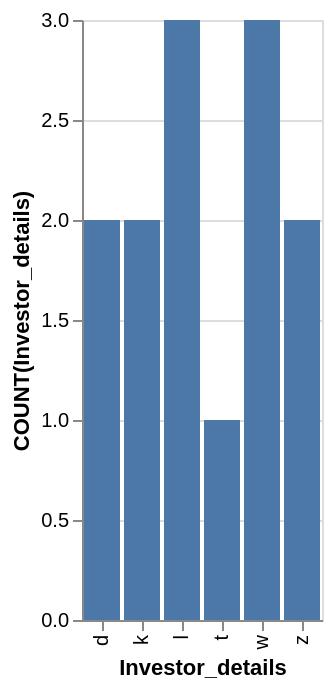

The Vega-Lite source for this figure:
### Vega-Lite specification from a JSON file in a GitHub repository (floating-point values rounded to 4 significant figures)
{"data": {"values": [{"x_data": "d", "y_data": 2}, {"x_data": "k", "y_data": 2}, {"x_data": "l", "y_data": 3}, {"x_data": "t", "y_data": 1}, {"x_data": "w", "y_data": 3}, {"x_data": "z", "y_data": 2}]}, "mark": "bar", "encoding": {"x": {"field": "x_data", "type": "nominal", "title": "Investor_details", "sort": "ascending"}, "y": {"field": "y_data", "type": "quantitative", "title": "COUNT(Investor_details)"}}}
